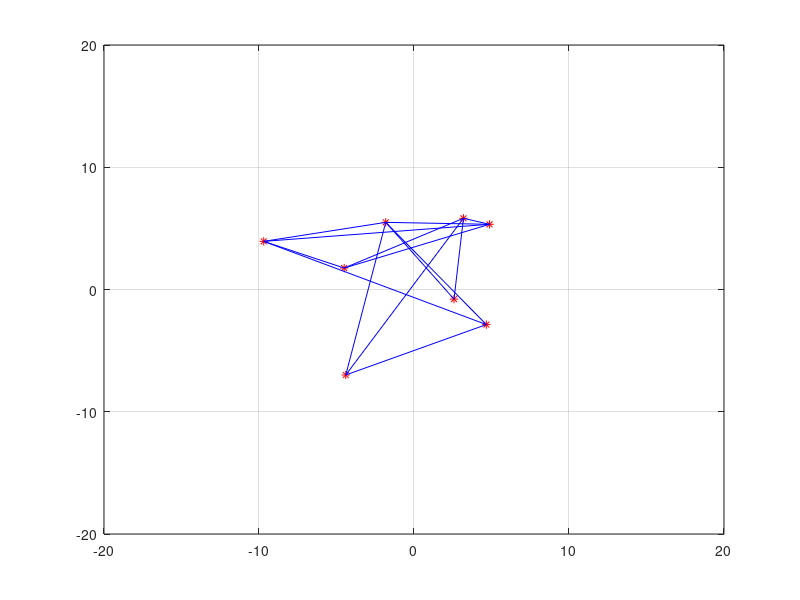

Here is the MATLAB script that generated this plot: (Note: this script raises an error after producing the figure.)
clear all
%% add path
addpath('./../matlab/filters');
%% global variables
global app
%% robot init
app.agent_num = 8;
app.adjacency = zeros(app.agent_num, app.agent_num);
app.adjacency(1,[2 6 7 3]) = 1;
app.adjacency(2,[1 8]) = 1;
app.adjacency(3,[1 8 4]) = 1;
app.adjacency(4,[3 8 5]) = 1;
app.adjacency(5,[6 7 8 4]) = 1;
app.adjacency(6,[1 7 5]) = 1;
app.adjacency(7,[1 6 5 8]) = 1;
app.adjacency(8,[2 3 4 5 7]) = 1;

%% simulation init
app.iteration = 100;
for ct = 1:app.agent_num
   app.agent(ct).data.nx = 4;
   app.agent(ct).data.ny = 4;
   app.agent(ct).data.nz = 4;
   app.agent(ct).trajectory.real = zeros(app.agent(ct).data.nx, app.iteration);
   app.agent(ct).trajectory.filtered = zeros(app.agent(ct).data.nx, app.iteration);
   app.agent(ct).trajectory.measurement = zeros(app.agent(ct).data.ny, app.iteration);
   app.agent(ct).trajectory.time = zeros(1, app.iteration);
   app.agent(ct).trajectory.input = zeros(1, app.iteration);   
   app.agent(ct).trajectory.real(:,1) = normrnd([0 0 0 0]', [5 5 0 0]');
end
%% plotting init
figure(1);
clf;
ax = axes;
app.plot_agent = cell(1,app.agent_num);
app.plot_edge = cell(app.agent_num, app.agent_num);
for ct = 1:app.agent_num
   app.plot_agent{ct} = plot(ax, app.agent(ct).trajectory.real(1,1), app.agent(ct).trajectory.real(2,1), 'r*'); hold on; grid on;
end
for i = 1:app.agent_num-1
    for j = i+1:app.agent_num
        if i == j
        else
            if(app.adjacency(i,j) == 1)
            x = zeros(1,2);
            y = zeros(1,2);
            x(1) = app.agent(i).trajectory.real(1,1); x(2) = app.agent(j).trajectory.real(1,1);
            y(1) = app.agent(i).trajectory.real(2,1); y(2) = app.agent(j).trajectory.real(2,1);
            app.plot_edge{i,j} = plot(ax, x,y, 'b-'); hold on;
            end
        end
    end
end
xlim([-20 20])
ylim([-20 20])
%% filtering class init
% examples
% global filters
% for ct = 1:app.agent_num
%    filters.FIR(ct).filter = FIR();
%    filters.EKF(ct).filter = EKF();
%    filters.PF(ct).filter = PF();
% end
%% run simulation
% make real data
for ct = 1:app.iteration
    for ag = 1:app.agent_num
        
    end
end

% run filtering
for ct = 1:app.iteration
    for ag = 1:app.agent_num
       
        
        update_plot(ag); 
    end
end

%% local functions
function update_plot(index)
global app
for ct = 1:app.agent_num
   app.plot_agent{ct}.XData = app.agent(ct).trajectory.real(1,index);
   app.plot_agent{ct}.YData = app.agent(ct).trajectory.real(2,index);
end
end
